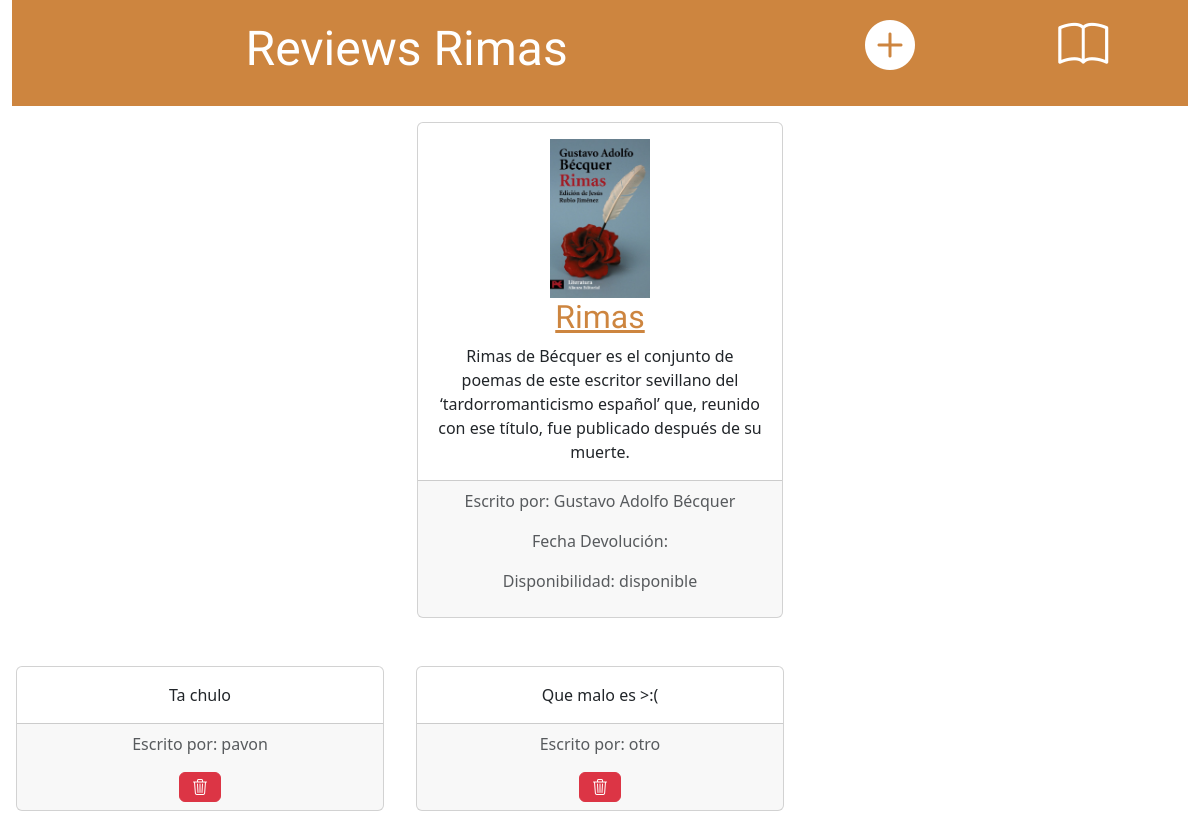
/reviewbook/1, run on an earlier commit of the app's database.
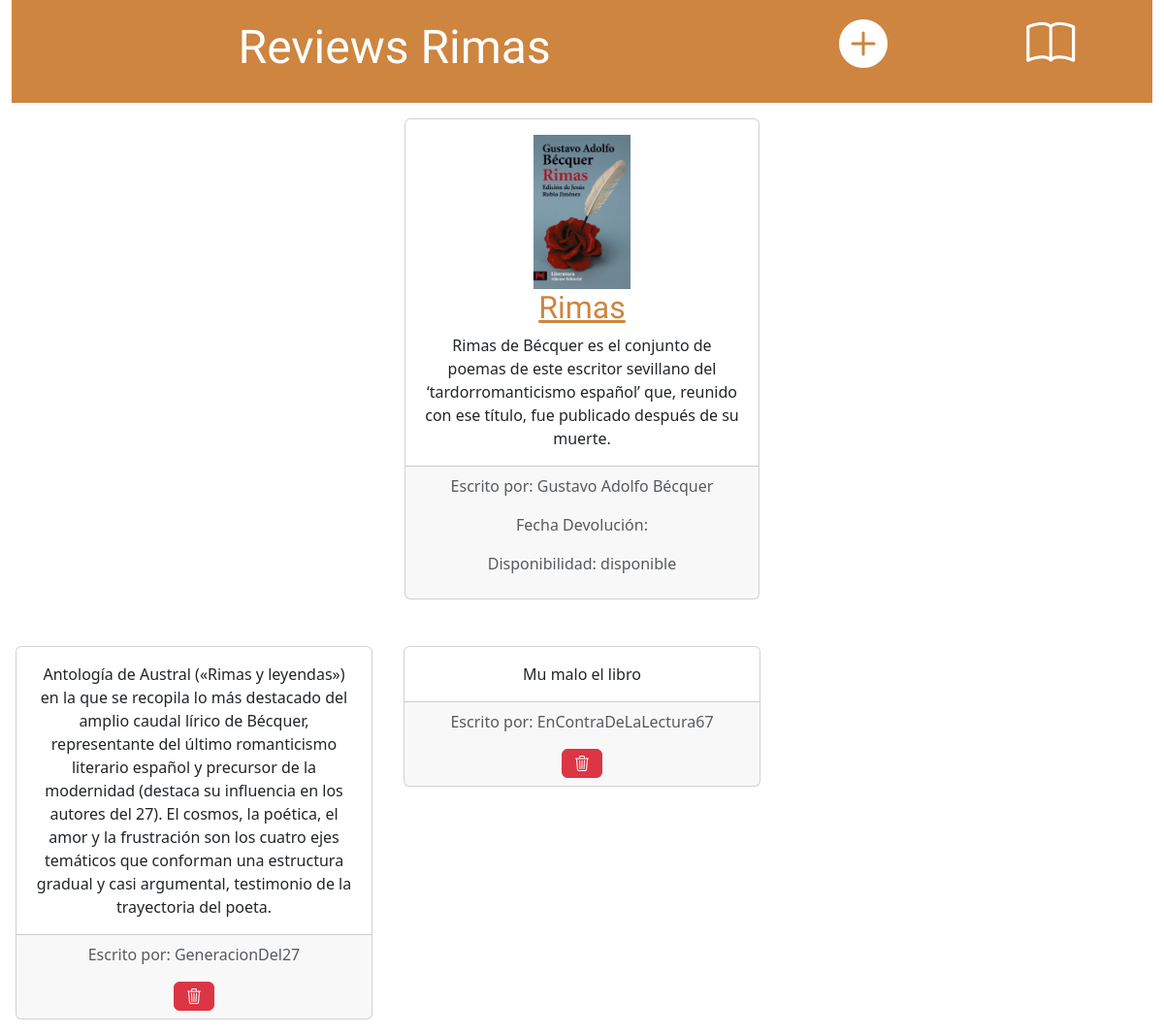
And on a later commit of the database.
### biblioteca_App/models.py (models this page shows, shortened)
class Autor(models.Model):
    nombre = models.CharField(max_length=100)
    biografia = models.TextField()
    foto = models.ImageField(upload_to='autores/')

class Review(models.Model):
    opinion = models.TextField()
    libro = models.ForeignKey(Libro, on_delete=models.CASCADE)
    usuario = models.ForeignKey(Usuario, on_delete=models.CASCADE)

class Usuario(AbstractUser):
    dni = models.CharField(max_length=20)
    direccion = models.CharField(max_length=200)
    telefono = models.CharField(max_length=10)

### biblioteca_App/views.py (the view)
# urls.py: path('reviewbook/<int:pk>', ReviewBook.as_view(), name='review_book'),
class ReviewBook(ListView):
    model = Review
    template_name = 'biblioteca_App/reviews.html'
    def get(self, request, pk):
        libro = Libro.objects.get(pk=pk)
        review = Review.objects.filter(libro=libro)
        return render(request, self.template_name, { 'review': review, 'libro': libro})

### biblioteca_App/templates/biblioteca_App/reviews.html (shortened to what this page needs)
{% load static %}
<head>
    <link href="https://cdn.jsdelivr.net/npm/bootstrap@5.3.2/dist/css/bootstrap.min.css" rel="stylesheet">
    <link rel="stylesheet" href="https://cdn.jsdelivr.net/npm/bootstrap-icons@1.11.1/font/bootstrap-icons.css">
    <link rel="stylesheet" href="{% static 'css/style.css' %}">
</head>
<body class="text-center">
    <div class="container-fluid">
        <div class="row">
            <div class="col-12">
                <div class="page-header">
                    <div class="row">
                        <div class="col-8"><h1><a href="/">Reviews {{ libro.titulo }}</a></h1></div>
                        <div class="col-2"><a href="{% url 'create_review' %}" class="top-menu"><i class="plus bi bi-plus-circle-fill"></i></a></div>
                        <div class="col-2"><a href="{% url 'list_my_books' %}" class="top-menu"><i class="plus bi bi-book"></i></a></div>
                    </div>
                </div>
            </div>
        </div>
    <div class="row p-3">
        <div class="col-4 offset-4">
            <div class="card text-center">
                <div class="card-body">
                    <h2 class="card-title">
                        <div class="row">
                            <div class="col-12"><img width="100" src="{{ libro.portada.url }}" alt=""></div>
                            <div class="col-12"><a href="{% url 'detail_book' libro.pk %}">{{ libro.titulo }}</a></div>
                        </div>
                    </h2>
                    <p class="card-text">{{ libro.resumen|linebreaksbr }} </p>
                </div>
                <div class="card-footer text-body-secondary">
                    {% for autor in libro.autores.all %}
                        <p> Escrito por: {{ autor.nombre }}</p>
                    {% endfor %}
                    <p> Fecha Devolución: {{ fecha_devolucion }}</p>
                    <p> Disponibilidad: {{ libro.disponibilidad }}</p>
                </div>
            </div>
        </div>
    </div>
        <div class="row pt-3">
    {% for review in review %}
            <div class="col-4 p-3">
                <div class="card text-center">
                    <div class="card-body">
                        <p class="card-text">{{ review.opinion|linebreaksbr }} </p>
                    </div>
                    <div class="card-footer text-body-secondary">
                        <p> Escrito por: {{ review.usuario }}</p>
                        <div class="col"><a href="{% url 'delete_review' review.pk %}" class="btn btn-danger"><i class="bi bi-trash3"></i></a></div>
                    </div>
                </div>
            </div>
    {% endfor %}
        </div>
    </div>
</body>

What changed in the data, as far as the page shows it:
removed Review: opinion "Ta chulo", usuario "pavon"
removed Review: opinion "Que malo es >:(", usuario "otro"
added Review: opinion "Antología de Austral («Rimas y leyendas») en la que se recopila lo más destacado del amplio caudal lírico de Bécquer, representante del último romanticismo literario español y precursor de la modernidad (destaca su influencia en los autores del 27). El cosmos, la poética, el amor y la frustración son los cuatro ejes temáticos que conforman una estructura gradual y casi argumental, testimonio de la trayectoria del poeta.", usuario "GeneracionDel27"
added Review: opinion "Mu malo el libro", usuario "EnContraDeLaLectura67"
